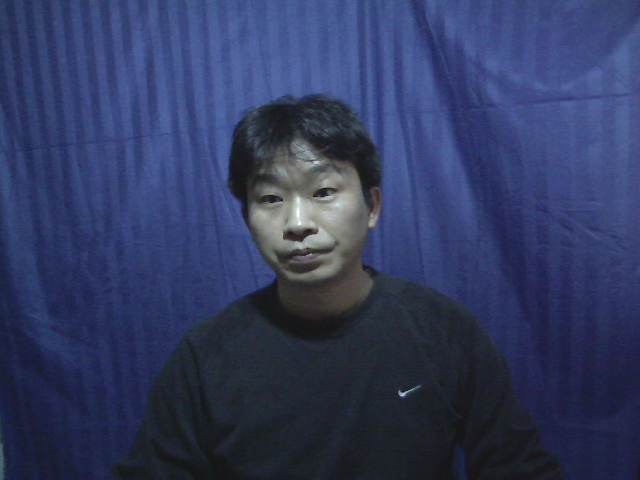
#> input picture source/datasets/deal_way/normal/000_0.bmp, 640 x 480 px; its folder holds only this picture in this run
$ python -i Image_preprocessing.py   (imports and definitions only)
#> lines starting #> are read from the running program, lines starting #| are printed output that depends on the picture
"""
图像获取、图像预处理等并存储
CASIA-FaceV5：500人,2500张图片(640*480)
"""
import cv2 as cv
import os
import numpy as np
from configure import *
import re
import glob
# from tensorflow.keras.preprocessing.image import ImageDataGenerator,load_img, img_to_array, array_to_img


# [67 lines left out: functions face_position_detection_with_opencv, face_cropping_and_scaling, cut_and_store_iamge, verification_quantity, store_image_after_handwork, not called in this run]


def image_process(filepath, gray=False, he=True, z_score=True, blur=False):
    # 数据预处理
#> called with gray = False, he = True, z_score = True, blur = False
    file = cv.imread(filepath)
#> file is the input picture: shape (480, 640, 3); mean B, G, R 95.2, 59.3, 49.6

    if blur is True:
        # 开启中值滤波、高斯滤波等
        dst = cv.medianBlur(file, 5)
        file = cv.GaussianBlur(dst, (5, 5), 0)

    if gray is False and he is True:
        # 彩色图像均衡化,需要分解通道 对每一个通道均衡化
        (b, g, r) = cv.split(file)
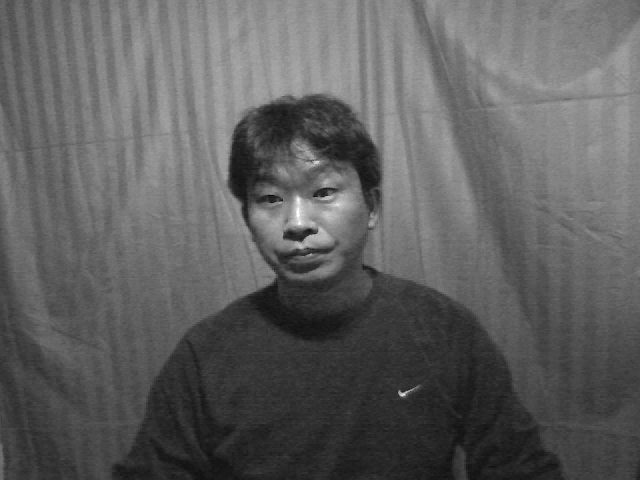
#> b: shape (480, 640); min 8, max 255, mean 95.2
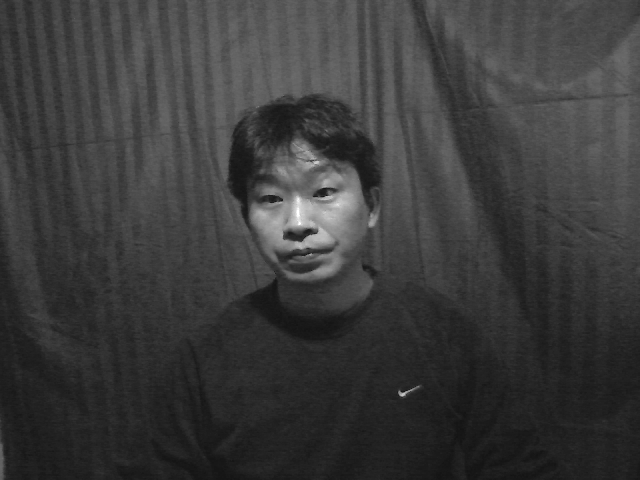
#> g: shape (480, 640); min 19, max 255, mean 59.3
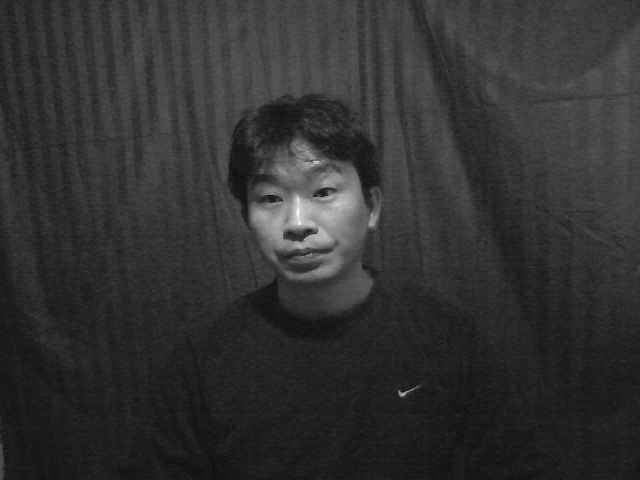
#> r: shape (480, 640); min 12, max 251, mean 49.6
        bh = cv.equalizeHist(b)
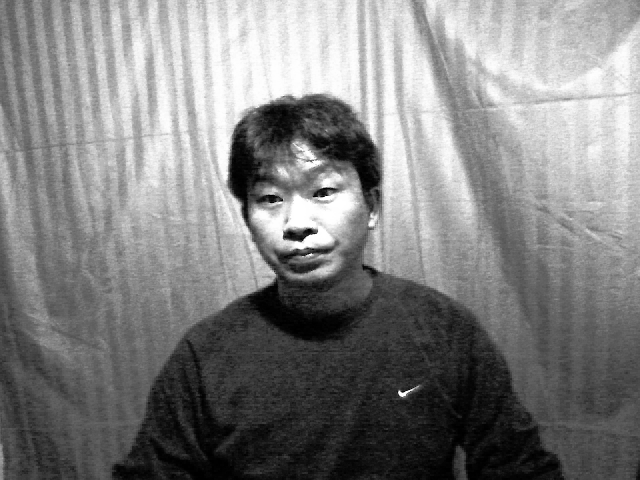
#> bh: shape (480, 640); min 0, max 255, mean 128.5
        gh = cv.equalizeHist(g)
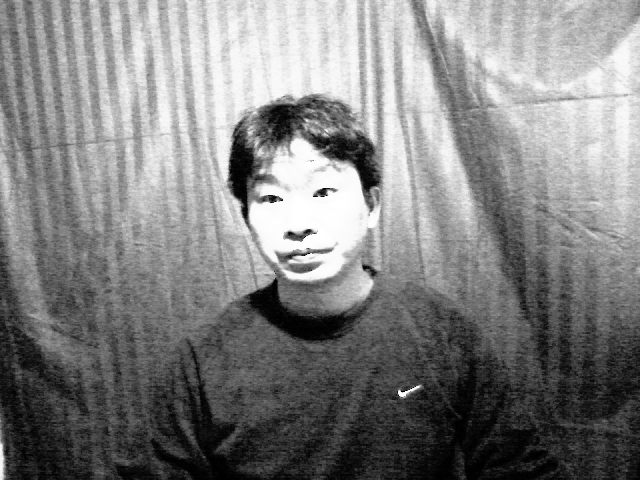
#> gh: shape (480, 640); min 0, max 255, mean 129.3
        rh = cv.equalizeHist(r)
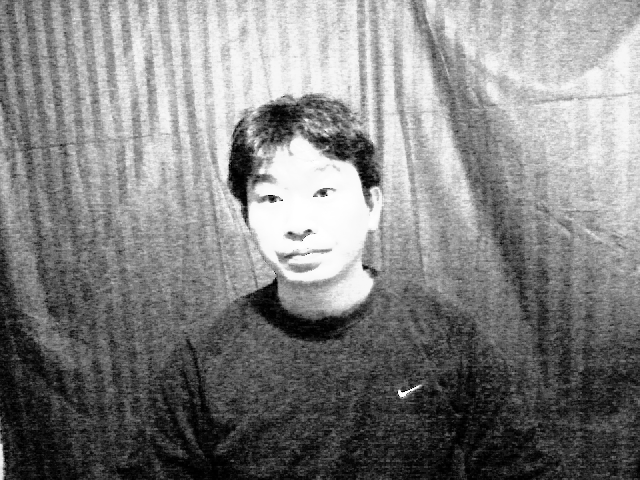
#> rh: shape (480, 640); min 0, max 255, mean 129.8
        # 合并每一个通道
        histogram_equalization = cv.merge((bh, gh, rh))
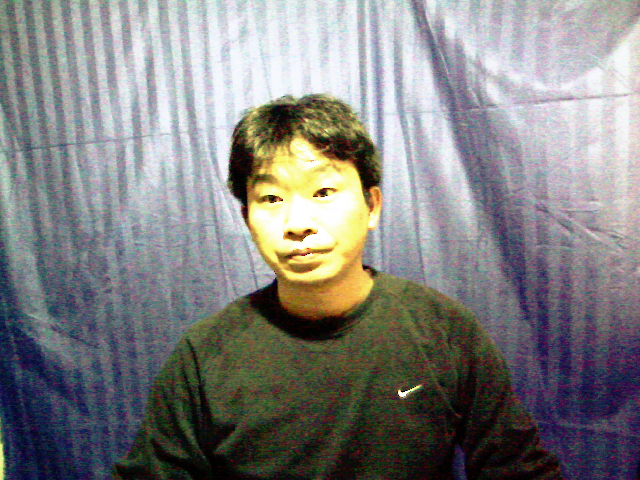
#> histogram_equalization: shape (480, 640, 3); mean B, G, R 128.5, 129.3, 129.8
        # print(histogram_equalization.shape)
        # cv.imshow('histogram_equalization', histogram_equalization)
        # cv.waitKey(0)
        file = histogram_equalization
    elif gray is True and he is True:
        # 灰度图像均衡化
        gray = cv.cvtColor(file, cv.COLOR_BGR2GRAY)
        dst = cv.equalizeHist(gray)
        file = dst
    elif gray is True and he is False:
        # 仅保存灰度图像，不做均衡化
        gray = cv.cvtColor(file, cv.COLOR_BGR2GRAY)
        file = gray

    if z_score is True:
        # 归一化，均值为 0，方差为 1
        file2 = file.copy()
        z_score_normalized = (file - np.average(file)) / np.std(file)
        # z_score_normalized = file / np.std(file)
        file = z_score_normalized
        file2 = file2 / 255.0
    # [4 lines of commented-out code are left out]
    return file, file2


# [15 lines left out: function process_and_store_iamge, not called in this run]

>>> result = image_process('../source/datasets/deal_way/normal/000_0.bmp')
